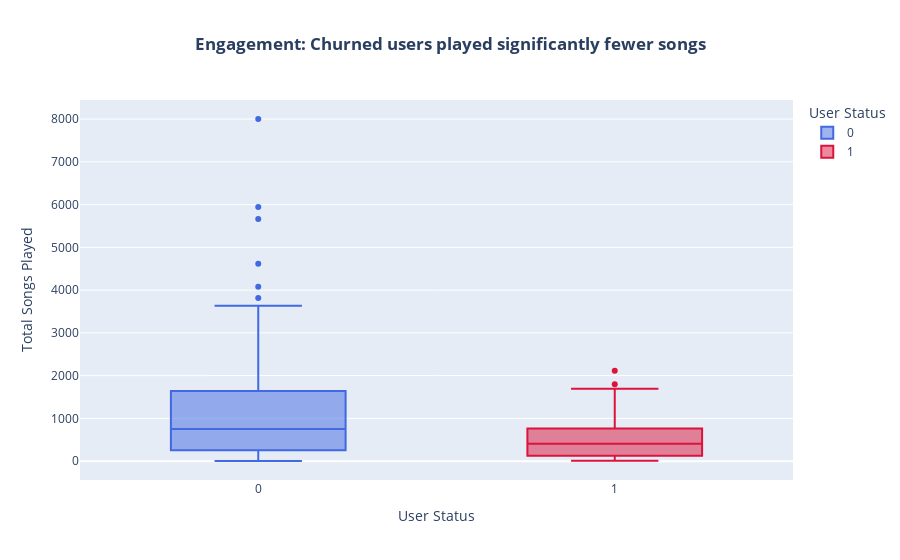

Source (notebook cell):
### Code cell
# Total Songs Played
fig = px.box(
    user_df,
    x="churn",
    y="total_songs_played",
    color="churn",
    title="<b>Engagement: Churned users played significantly fewer songs</b>",
    labels={"total_songs_played": "Total Songs Played", "churn": "User Status"},
    color_discrete_map={0: "royalblue", 1: "crimson"},
)
fig.update_layout(title_x=0.5)
fig.show()

### Figure 1 — Plotly figure (JSON) as saved in the notebook; plotly's stock layout.template omitted (floating-point values rounded to 4 significant figures; data arrays with more than 128 entries replaced by an {"elided": "..."} marker saying what was removed)
{"data": [{"alignmentgroup": "True", "hovertemplate": "User Status=%{x}<br>Total Songs Played=%{y}<extra></extra>", "legendgroup": "0", "marker": {"color": "royalblue"}, "name": "0", "notched": false, "offsetgroup": "0", "orientation": "v", "showlegend": true, "type": "box", "x": {"elided": "188 int values"}, "x0": " ", "xaxis": "x", "y": {"elided": "188 int values"}, "y0": " ", "yaxis": "y"}, {"alignmentgroup": "True", "hovertemplate": "User Status=%{x}<br>Total Songs Played=%{y}<extra></extra>", "legendgroup": "1", "marker": {"color": "crimson"}, "name": "1", "notched": false, "offsetgroup": "1", "orientation": "v", "showlegend": true, "type": "box", "x": [1, 1, 1, 1, 1, 1, 1, 1, 1, 1, 1, 1, 1, 1, 1, 1, 1, 1, 1, 1, 1, 1, 1, 1, 1, 1, 1, 1, 1, 1, 1, 1, 1, 1, 1, 1, 1], "x0": " ", "xaxis": "x", "y": [133, 154, 26, 518, 11, 476, 1131, 52, 62, 407, 490, 1797, 764, 839, 867, 726, 41, 331, 186, 927, 429, 216, 115, 237, 650, 367, 1227, 417, 214, 111, 80, 429, 2111, 1694, 87, 377, 767], "y0": " ", "yaxis": "y"}], "layout": {"boxmode": "overlay", "legend": {"title": {"text": "User Status"}, "tracegroupgap": 0}, "title": {"text": "<b>Engagement: Churned users played significantly fewer songs</b>", "x": 0.5}, "xaxis": {"anchor": "y", "categoryarray": [0, 1], "categoryorder": "array", "domain": [0, 1], "title": {"text": "User Status"}}, "yaxis": {"anchor": "x", "domain": [0, 1], "title": {"text": "Total Songs Played"}}}}
